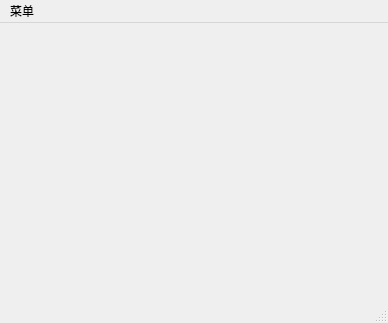
<?xml version="1.0" encoding="UTF-8"?>
<ui version="4.0">
 <class>MainWindow</class>
 <widget class="QMainWindow" name="MainWindow">
  <property name="geometry">
   <rect>
    <x>0</x>
    <y>0</y>
    <width>388</width>
    <height>323</height>
   </rect>
  </property>
  <property name="windowTitle">
   <string>MainWindow</string>
  </property>
  <widget class="QWidget" name="centralwidget">
   <widget class="QWidget" name="gridLayoutWidget">
    <property name="geometry">
     <rect>
      <x>80</x>
      <y>80</y>
      <width>231</width>
      <height>151</height>
     </rect>
    </property>
    <layout class="QGridLayout" name="gridLayout"/>
   </widget>
  </widget>
  <widget class="QMenuBar" name="menubar">
   <property name="geometry">
    <rect>
     <x>0</x>
     <y>0</y>
     <width>388</width>
     <height>23</height>
    </rect>
   </property>
   <widget class="QMenu" name="menu">
    <property name="title">
     <string>菜单</string>
    </property>
    <addaction name="action111"/>
    <addaction name="actionsave"/>
    <addaction name="actionquit"/>
   </widget>
   <addaction name="menu"/>
  </widget>
  <widget class="QStatusBar" name="statusbar"/>
  <action name="action111">
   <property name="text">
    <string>open</string>
   </property>
   <property name="shortcut">
    <string>Ctrl+O</string>
   </property>
  </action>
  <action name="actionsave">
   <property name="text">
    <string>save</string>
   </property>
   <property name="shortcut">
    <string>Ctrl+S</string>
   </property>
  </action>
  <action name="actionquit">
   <property name="text">
    <string>quit</string>
   </property>
   <property name="shortcut">
    <string>Ctrl+Q</string>
   </property>
  </action>
 </widget>
 <resources/>
 <connections/>
</ui>
